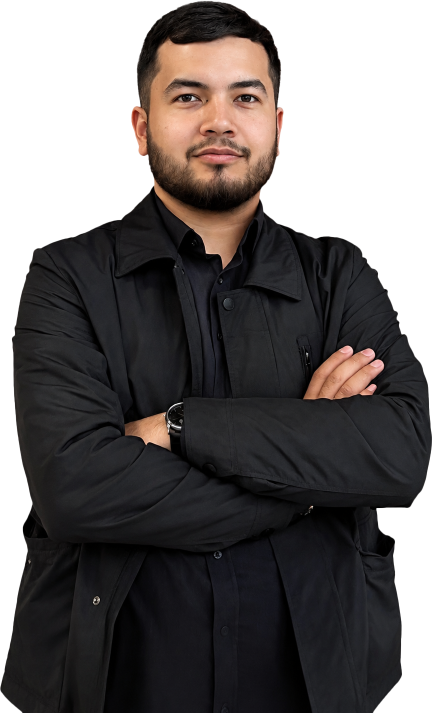
#> input picture Photoes/Shahzod aka main.png, 865 x 1426 px, found by its file name (shown at 1/2 size)
$ python defringe_portrait.py
#> lines starting #> are read from the running program, lines starting #| are printed output that depends on the picture; after the words box and inside, x2 and y2 are one past the last pixel; in counts of white or black regions, pixels touching at a corner belong together
"""Rebuild marketer portrait without white fringe for dark mode."""

from pathlib import Path

from PIL import Image, ImageFilter

src_photo = Path(r"d:\This PC\Рабочий стол\Progress uzb\Photoes\Shahzod aka main.png")
out_path = Path(r"d:\This PC\Рабочий стол\Progress uzb\public\marketer\portrait.png")
preview_path = Path(r"d:\This PC\Рабочий стол\Progress uzb\public\marketer\_preview-dark.jpg")

im = Image.open(src_photo).convert("RGBA")
#> im is the input picture: PIL image 865x1426 RGBA; mean R, G, B, A 108.3, 104, 103.5, 176.3
w, h = im.size
#> w = 865; h = 1426
px = im.load()

# Solid mask from alpha
mask = Image.new("L", (w, h), 0)
#> mask: PIL image 865x1426 L; every value is 0
mp = mask.load()
for y in range(h):
    for x in range(w):
        mp[x, y] = 255 if px[x, y][3] > 128 else 0

# Bite a thin rim that often carries pale matte colors
eroded = mask
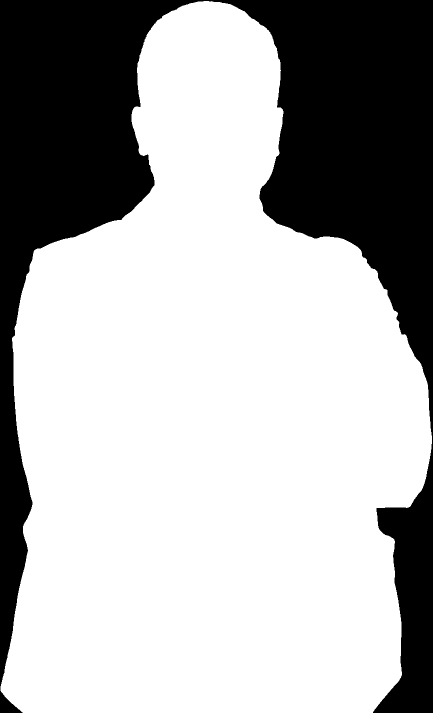
#> eroded: PIL image 865x1426 L (shown at 1/2 size); 69.2% white; 1 black region, box (x1, y1, x2, y2) and area: (0, 0, 865, 1426) 380488
for _ in range(2):
    eroded = eroded.filter(ImageFilter.MinFilter(3))
#> this loop made 2 passes
#> pass 1, `eroded = eroded.filter(ImageFilter.MinFilter(3))`:
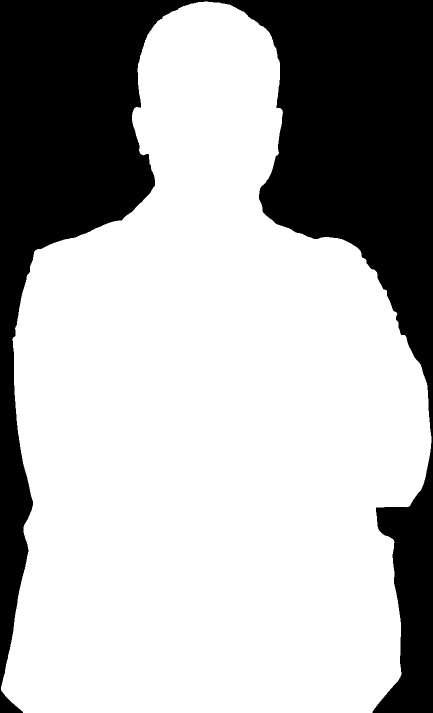
#> eroded: PIL image 865x1426 L (shown at 1/2 size); 68.8% white; 1 black region, box (x1, y1, x2, y2) and area: (0, 0, 865, 1426) 384831
#> pass 2, `eroded = eroded.filter(ImageFilter.MinFilter(3))`:
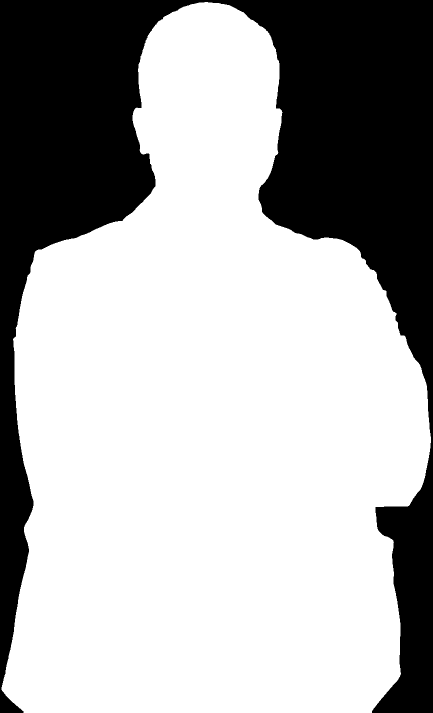
#> eroded: PIL image 865x1426 L (shown at 1/2 size); 68.5% white; 1 black region, box (x1, y1, x2, y2) and area: (0, 0, 865, 1426) 389161

feathered = eroded.filter(ImageFilter.GaussianBlur(0.8))
fp = feathered.load()
ep = eroded.load()

out = Image.new("RGBA", (w, h), (0, 0, 0, 0))
#> out: PIL image 865x1426 RGBA; every value is 0
op = out.load()

for y in range(h):
    for x in range(w):
        na = fp[x, y]
        if na == 0:
            # Critical: keep transparent RGB black so scaled edges don't pick white
            op[x, y] = (0, 0, 0, 0)
            continue

        r, g, b, _a = px[x, y]

        # On soft rim, pull color from nearby solid interior (prefer darker)
        if na < 250 or ep[x, y] == 0:
            best = None
            best_lum = 999
            for rad in (2, 4, 7):
                for dy in range(-rad, rad + 1):
                    yy = y + dy
                    if yy < 0 or yy >= h:
                        continue
                    for dx in range(-rad, rad + 1):
                        xx = x + dx
                        if xx < 0 or xx >= w:
                            continue
                        if ep[xx, yy] != 255:
                            continue
                        ir, ig, ib, _ = px[xx, yy]
                        lum = (ir + ig + ib) / 3
                        if lum < best_lum:
                            best_lum = lum
                            best = (ir, ig, ib)
                if best is not None and best_lum < 100:
                    break
            if best is not None:
                r, g, b = best

        # Kill residual pale fringe
        if (r + g + b) / 3 > 170 and na < 255:
            r, g, b = int(r * 0.25), int(g * 0.25), int(b * 0.25)

        op[x, y] = (r, g, b, na)

out.save(out_path, optimize=True)
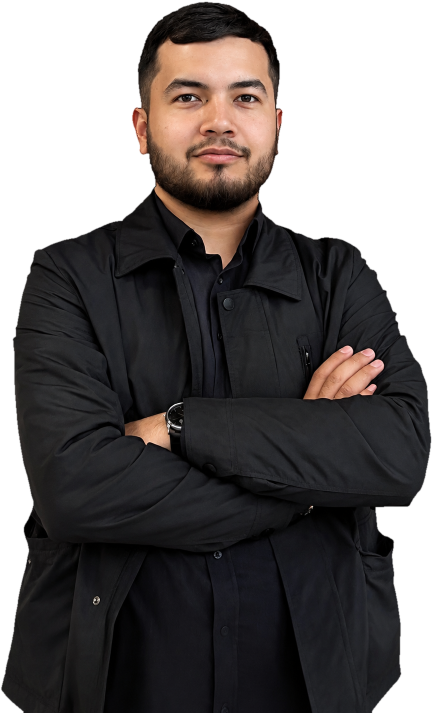
#> saved as portrait.png: PIL image 865x1426 RGBA (shown at 1/2 size); mean R, G, B, A 31.6, 27.4, 26.9, 174.5; transparent parts drawn white
print("saved", out_path, out.size)
#| saved d:\This PC\Рабочий стол\Progress uzb\public\marketer\portrait.png (865, 1426)

bg = Image.new("RGBA", out.size, (11, 18, 32, 255))
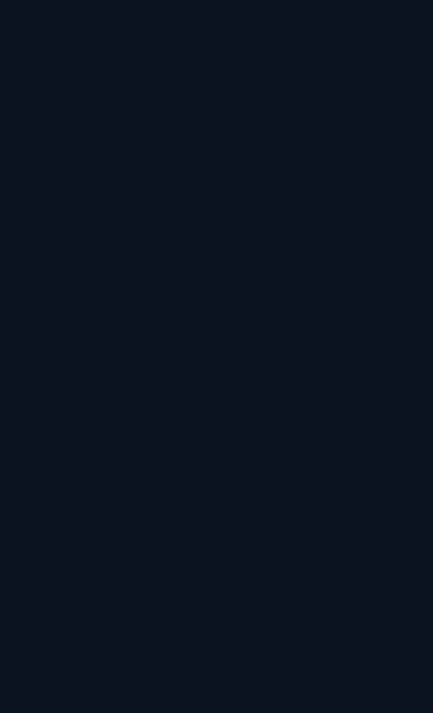
#> bg: PIL image 865x1426 RGBA (shown at 1/2 size); mean R, G, B, A 11, 18, 32, 255
preview = Image.alpha_composite(bg, out).convert("RGB")
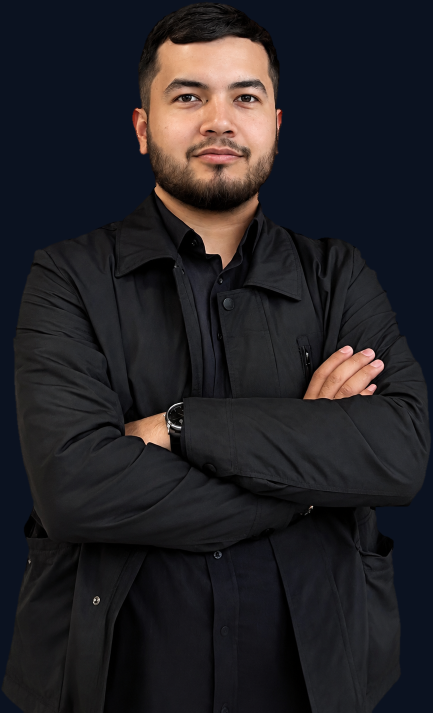
#> preview: PIL image 865x1426 RGB (shown at 1/2 size); mean R, G, B 34.9, 32.9, 36.9
preview.save(preview_path, quality=92)

# Stats
px2 = out.load()
white_transparent = 0
bright_edge = 0
for y in range(0, h, 2):
    for x in range(0, w, 2):
        r, g, b, a = px2[x, y]
        if a == 0 and (r + g + b) > 30:
            white_transparent += 1
        if 30 < a < 240 and (r + g + b) / 3 > 160:
            bright_edge += 1
#> after the loop, bright_edge = 0; white_transparent = 0
print("non-black transparent samples", white_transparent)
#| non-black transparent samples 0
print("bright soft-edge samples", bright_edge)
#| bright soft-edge samples 0
print("preview ok")

$ run again, with Photoes/Shahzod aka.png copied over Photoes/Shahzod aka main.png
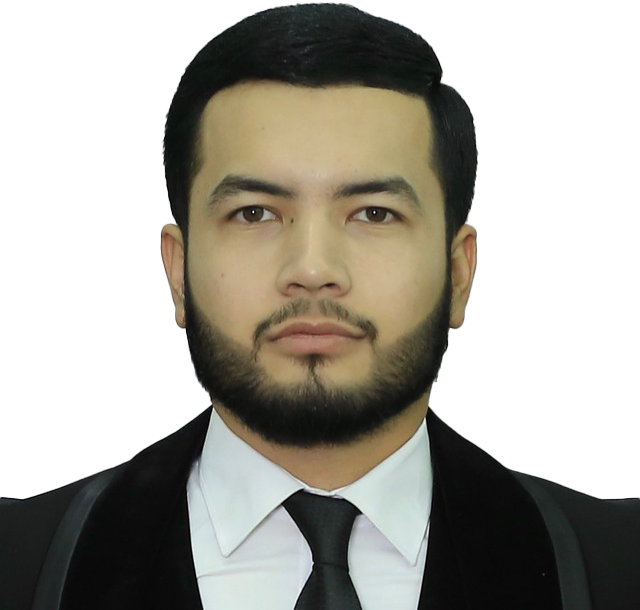
#> input picture Photoes/Shahzod aka.png, 640 x 610 px, found by its file name
#> im is the input picture: PIL image 640x610 RGBA; mean R, G, B, A 133.3, 134.1, 124.2, 139.9
#> mask: PIL image 640x610 L; every value is 0
#> `eroded = mask`:
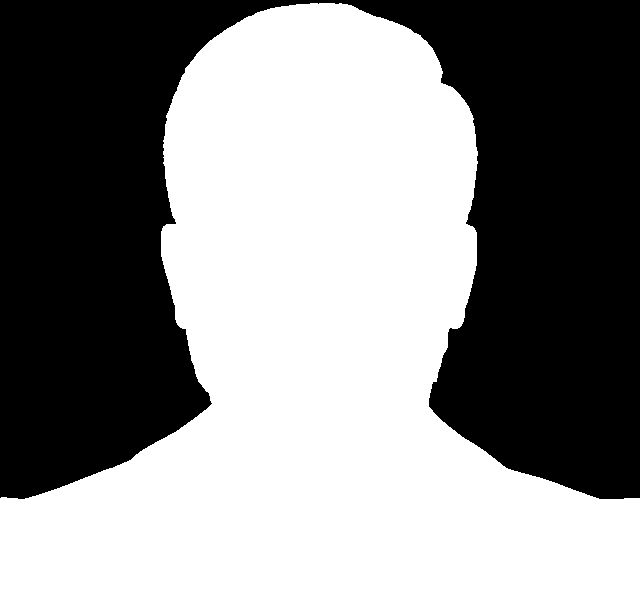
#> eroded: PIL image 640x610 L; 54.9% white; 1 black region, box (x1, y1, x2, y2) and area: (0, 0, 640, 499) 176233
#> out: PIL image 640x610 RGBA; every value is 0
#| saved d:\This PC\Рабочий стол\Progress uzb\public\marketer\portrait.png (640, 610)
#> `preview = Image.alpha_composite(bg, out).convert("RGB")`:
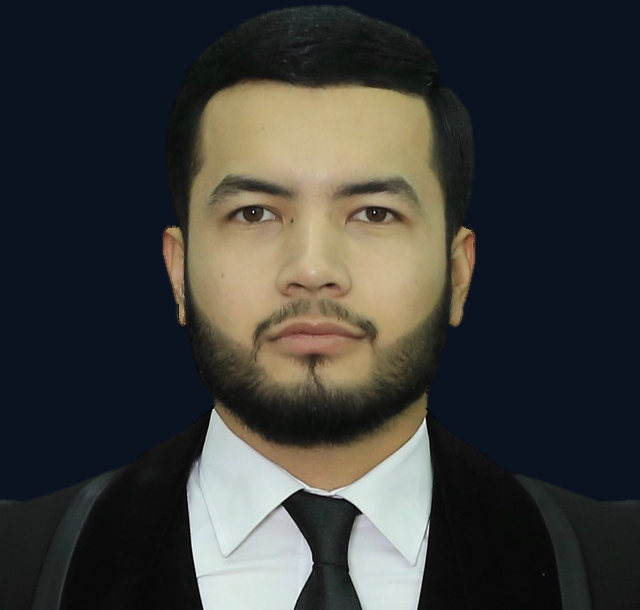
#> preview: PIL image 640x610 RGB; mean R, G, B 58.7, 59, 57.6
#> after the loop `for y in range(0, h, 2):`: bright_edge = 0
#| non-black transparent samples 0
#| bright soft-edge samples 0
